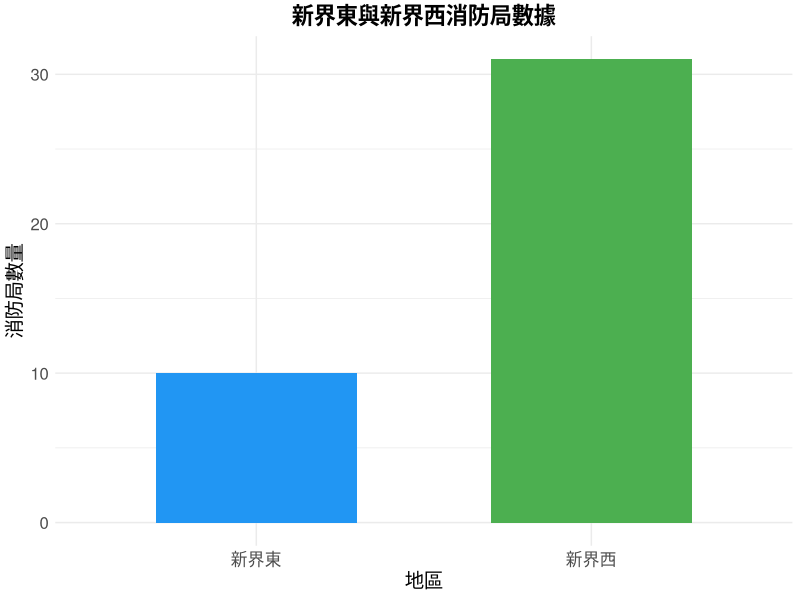

Reproduce this figure in R.
# 安裝所需的套件（如果尚未安裝）
if (!require(ggplot2)) install.packages("ggplot2")

# 加載 ggplot2 套件
library(ggplot2)

# 數據輸入
fire_station_data <- data.frame(
  Region = c("新界東", "新界西"),
  Count = c(10, 31)
)

# 繪製柱狀圖
fire_station_plot <- ggplot(fire_station_data, aes(x = Region, y = Count, fill = Region)) +
  geom_bar(stat = "identity", width = 0.6) +
  labs(
    title = "新界東與新界西消防局數據",
    x = "地區",
    y = "消防局數量",
    fill = "地區"
  ) +
  theme_minimal() +
  theme(
    plot.title = element_text(hjust = 0.5, size = 16, face = "bold"),
    axis.title.x = element_text(size = 14),
    axis.title.y = element_text(size = 14),
    axis.text = element_text(size = 12),
    legend.position = "none"
  ) +
  scale_fill_manual(values = c("新界東" = "#2196F3", "新界西" = "#4CAF50"))

# 顯示柱狀圖
print(fire_station_plot)